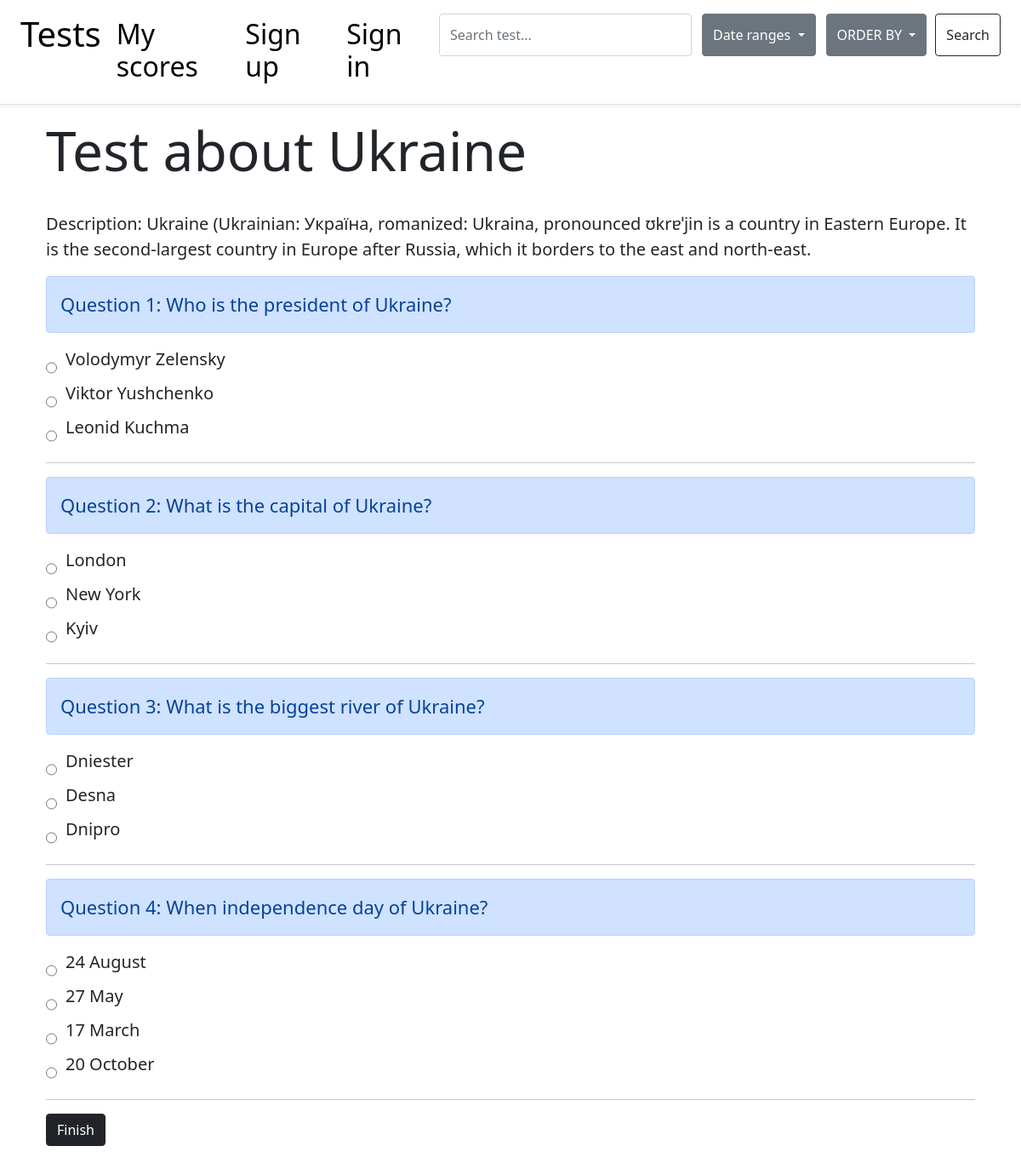
Screenshot of /start/3/ with the database file from the repository.
### tests/models.py (models this page shows, shortened)
class Test(models.Model):
    title = models.CharField(max_length=200, blank=True, null=True, unique=True)
    questions = models.ManyToManyField(Question, related_name="test", blank=True)
    description = models.CharField(max_length=280, blank=True)
    image_src = models.CharField(max_length=120, blank=True, default="https://source.unsplash.com/random")
    created_at = models.DateTimeField(auto_now_add=True)

class Question(models.Model):
    text = models.TextField()
    options = models.ManyToManyField(Option, related_name='question_set')
    right_option = models.ForeignKey(Option, on_delete=models.CASCADE, related_name='question')

class Option(models.Model):
    text = models.TextField()

### tests/views.py (the view, shortened to what this page needs)
# urls.py: path('start/<int:pk>/', TestSessionView.as_view(), name='start'),
class TestSessionView(DetailView):
    model = Test
    template_name = 'tests/start.html'

### templates/tests/start.html (shortened to what this page needs)
{% extends '_base.html' %}
{% block content %}
<div class="container">
<h1 class="post__title">{{test.title}}</h1>
<p class="lead">
    Description: {{test.description}}
</p>
<div>
    <form method="POST">
    {% for question in test.questions.all %}
    <div class = "alert alert-primary" role="alert" style="font-size: 22px;">
        Question {{forloop.counter}}:  {{question.text}}
    </div>
    <div class="start__input">
            {% for option in question.options.all %}
            <div style="display: flex; flex-direction: row; ">
                <input style="margin-top: 10px;" type="radio" value="{{option.id}}" name='{{question.id}}' id='{{question.id}}'/>
                <label for='{{question.id}}' class="option__start" >{{option.text}}</label>
            </div>
            {% endfor %}
            <hr/>
    </div>
    {% endfor %}
    <input type="submit" class="btn btn-dark glow" value = "Finish" style="margin-bottom: 100px;"/>
    </form>
</div>
{% endblock content %}

### static/css/base.css (style rules this page uses)
.post__title { font-size: 8vh; margin-bottom: 4vh; }
.glow { animation: glowing 1300ms infinite; }
.start__input { display: flex; flex-direction: column; }
.option__start { font-size: 20px; margin-left: 10px; padding-bottom: 10px; }

### rows the page displays
Test: title "Test about Ukraine", description "Ukraine (Ukrainian: Україна, romanized: Ukraina, pronounced ʊkrɐˈjin is a country in Eastern Europe. It is the second-largest country in Europe after Russia, which it borders to the east and north-east."
Question: text "Who is the president of Ukraine?"
Option: text "Volodymyr Zelensky"
Option: text "Viktor Yushchenko"
Option: text "Leonid Kuchma"
Question: text "What is the capital of Ukraine?"
Option: text "London"
Option: text "New York"
Option: text "Kyiv"
Question: text "What is the biggest river of Ukraine?"
Option: text "Dniester"
Option: text "Desna"
Option: text "Dnipro"
Question: text "When independence day of Ukraine?"
Option: text "24 August"
Option: text "27 May"
Option: text "17 March"
Option: text "20 October"
